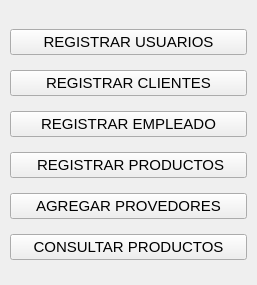
<?xml version="1.0" encoding="UTF-8"?>
<ui version="4.0">
 <class>home</class>
 <widget class="QWidget" name="home">
  <property name="geometry">
   <rect>
    <x>0</x>
    <y>0</y>
    <width>257</width>
    <height>285</height>
   </rect>
  </property>
  <property name="windowTitle">
   <string>Home</string>
  </property>
  <widget class="QWidget" name="layoutWidget">
   <property name="geometry">
    <rect>
     <x>10</x>
     <y>20</y>
     <width>237</width>
     <height>253</height>
    </rect>
   </property>
   <property name="font">
    <font>
     <pointsize>11</pointsize>
    </font>
   </property>
   <layout class="QVBoxLayout" name="verticalLayout">
    <item>
     <widget class="QPushButton" name="btn_usuarios">
      <property name="font">
       <font>
        <pointsize>11</pointsize>
       </font>
      </property>
      <property name="text">
       <string>REGISTRAR USUARIOS</string>
      </property>
     </widget>
    </item>
    <item>
     <widget class="QPushButton" name="btn_clientes">
      <property name="font">
       <font>
        <pointsize>11</pointsize>
       </font>
      </property>
      <property name="text">
       <string>REGISTRAR CLIENTES</string>
      </property>
     </widget>
    </item>
    <item>
     <widget class="QPushButton" name="btn_registrarEmpleado">
      <property name="font">
       <font>
        <pointsize>11</pointsize>
       </font>
      </property>
      <property name="text">
       <string>REGISTRAR EMPLEADO</string>
      </property>
     </widget>
    </item>
    <item>
     <widget class="QPushButton" name="btn_registrar">
      <property name="font">
       <font>
        <pointsize>11</pointsize>
       </font>
      </property>
      <property name="text">
       <string> REGISTRAR PRODUCTOS</string>
      </property>
     </widget>
    </item>
    <item>
     <widget class="QPushButton" name="btn_aggProvedores">
      <property name="font">
       <font>
        <pointsize>11</pointsize>
       </font>
      </property>
      <property name="text">
       <string>AGREGAR PROVEDORES</string>
      </property>
     </widget>
    </item>
    <item>
     <widget class="QPushButton" name="btn_consultar">
      <property name="font">
       <font>
        <pointsize>11</pointsize>
       </font>
      </property>
      <property name="text">
       <string>CONSULTAR PRODUCTOS</string>
      </property>
     </widget>
    </item>
   </layout>
  </widget>
 </widget>
 <resources/>
 <connections/>
</ui>
